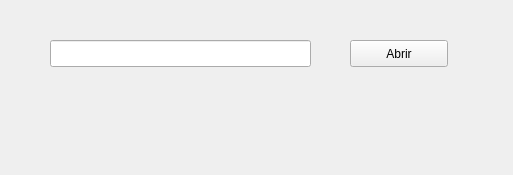
<?xml version="1.0" encoding="UTF-8"?>
<ui version="4.0">
 <class>MainWindow</class>
 <widget class="QMainWindow" name="MainWindow">
  <property name="geometry">
   <rect>
    <x>0</x>
    <y>0</y>
    <width>513</width>
    <height>175</height>
   </rect>
  </property>
  <property name="windowTitle">
   <string>MainWindow</string>
  </property>
  <widget class="QWidget" name="centralwidget">
   <widget class="QLineEdit" name="lineEdit">
    <property name="geometry">
     <rect>
      <x>50</x>
      <y>40</y>
      <width>261</width>
      <height>27</height>
     </rect>
    </property>
   </widget>
   <widget class="QPushButton" name="abrir_button">
    <property name="geometry">
     <rect>
      <x>350</x>
      <y>40</y>
      <width>98</width>
      <height>27</height>
     </rect>
    </property>
    <property name="text">
     <string>Abrir</string>
    </property>
   </widget>
  </widget>
 </widget>
 <resources/>
 <connections/>
</ui>
